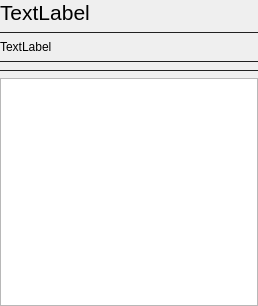
<?xml version="1.0" encoding="UTF-8"?>
<ui version="4.0">
 <class>ChooseALicenseLicenceWidget</class>
 <widget class="QWidget" name="ChooseALicenseLicenceWidget">
  <property name="geometry">
   <rect>
    <x>0</x>
    <y>0</y>
    <width>258</width>
    <height>306</height>
   </rect>
  </property>
  <layout class="QVBoxLayout" name="mainLayout" stretch="0,0,0,0,0,0,1">
   <property name="sizeConstraint">
    <enum>QLayout::SetDefaultConstraint</enum>
   </property>
   <property name="leftMargin">
    <number>0</number>
   </property>
   <property name="topMargin">
    <number>0</number>
   </property>
   <property name="rightMargin">
    <number>0</number>
   </property>
   <property name="bottomMargin">
    <number>0</number>
   </property>
   <item>
    <widget class="QLabel" name="titleLabel">
     <property name="font">
      <font>
       <pointsize>16</pointsize>
      </font>
     </property>
     <property name="text">
      <string>TextLabel</string>
     </property>
    </widget>
   </item>
   <item>
    <widget class="Line" name="titleLine">
     <property name="styleSheet">
      <string notr="true">color: #212121</string>
     </property>
     <property name="frameShadow">
      <enum>QFrame::Plain</enum>
     </property>
     <property name="orientation">
      <enum>Qt::Horizontal</enum>
     </property>
    </widget>
   </item>
   <item>
    <widget class="QLabel" name="descriptionLabel">
     <property name="text">
      <string>TextLabel</string>
     </property>
     <property name="alignment">
      <set>Qt::AlignLeading|Qt::AlignLeft|Qt::AlignTop</set>
     </property>
     <property name="wordWrap">
      <bool>true</bool>
     </property>
    </widget>
   </item>
   <item>
    <widget class="Line" name="attributesLime">
     <property name="styleSheet">
      <string notr="true">color: #212121</string>
     </property>
     <property name="frameShadow">
      <enum>QFrame::Plain</enum>
     </property>
     <property name="orientation">
      <enum>Qt::Horizontal</enum>
     </property>
    </widget>
   </item>
   <item>
    <layout class="QHBoxLayout" name="attributesLayout">
     <property name="spacing">
      <number>2</number>
     </property>
    </layout>
   </item>
   <item>
    <widget class="Line" name="licenceLine">
     <property name="styleSheet">
      <string notr="true">color: #212121</string>
     </property>
     <property name="frameShadow">
      <enum>QFrame::Plain</enum>
     </property>
     <property name="orientation">
      <enum>Qt::Horizontal</enum>
     </property>
    </widget>
   </item>
   <item>
    <widget class="QTextBrowser" name="licenseText">
     <property name="openExternalLinks">
      <bool>false</bool>
     </property>
     <property name="openLinks">
      <bool>false</bool>
     </property>
    </widget>
   </item>
  </layout>
 </widget>
 <resources/>
 <connections/>
</ui>
